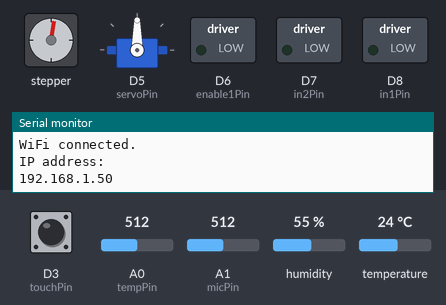
The sketch below on a simulated Arduino Uno R4 WiFi. On the bench: stepper motor, servo, switched loads named in the sketch (green lamp = pin HIGH), the last lines printed to the serial monitor. Wiring (inferred from the names in the program): stepper motor (2048 steps per turn assumed): coils D10, D11, D12, D13. Inputs (shaded band) come from the test bench; at power-on: D3 (touchPin) LOW, A0 (tempPin) = 512, A1 (micPin) = 512, humidity 55 %, temperature 24 °C. WiFi joins after 1.5 s; servers stay silent unless stated; random numbers use the default seed unless the sketch sets one; pins used as bus, display or sensor lines are not drawn.

Above: at 2.7 s.
2.8 s: D3 (touchPin) pulled HIGH for 3 s
At 4.5 s:
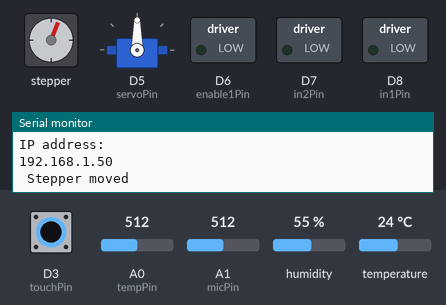
At 13.1 s:
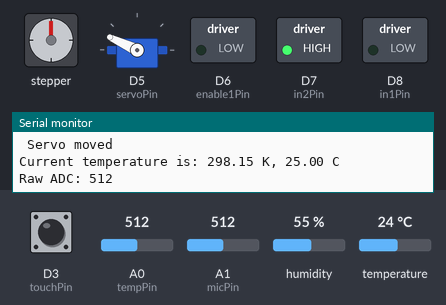
Timing chart, 0 to 81.5 s (numbered marks = the images above; inputs shaded):
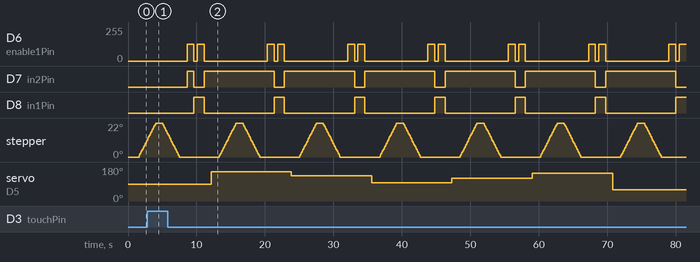

The sketch:

004_CompleteProject.ino
```cpp
#include <Servo.h>
#include <WiFiS3.h>
#include <Adafruit_Sensor.h>
#include <DHT.h>
#include <DHT_U.h>
#include "StepperControl.h"
#include "DCMotorControl.h"
#include "ServoControl.h"
#include "SensorReadings.h"

#define Voltage_Offset -0.34 // Measuring the offset voltage of the 5V power pin can
#define DHTPIN 2     // Digital pin connected to the DHT sensor
#define DHTTYPE    DHT11     // DHT 11
DHT_Unified dht(DHTPIN, DHTTYPE);

uint32_t delayMS;
int outPorts[] = {13, 12, 11, 10};
int in1Pin = 8;      // Define L293D channel 1 pin
int in2Pin = 7;       // Define L293D channel 2 pin
int enable1Pin = 6;  // Define L293D enable 1 pin
int posservo;                // variable to store the servo position
int servoPin = 5;           // define the pin of servo signal line
int touchPin = 3;           // touch pin
const int tempPin = A0;
const int micPin = A1;// Define the pin connected to the microphone
volatile bool touched = false;

// Replace with your network credentials
 char* ssid     = "Sunrise_2.4GHz_3C4FAC"; //Enter the router name
 char* password = "Mp723phn3frd"; //Enter the router password


boolean rotationDir = 0;  // Define a variable to save the motor's rotation direction, true and false are represented by positive rotation and reverse rotation.
int rotationSpeed = 256;    // Define a variable to save the motor rotation speed
Servo myservo;              // create servo object to control a servo //
WiFiServer server(80);

void setup() {
    Serial.begin(115200);
    dht.begin();
  //  Initialize the step mottor pin
  for (int i = 0; i < 4; i++) {
    pinMode(outPorts[i], OUTPUT);
  }
  // Initialize the DC motor pin into an output mode:
  pinMode(in1Pin, OUTPUT);
  pinMode(in2Pin, OUTPUT);
  pinMode(enable1Pin, OUTPUT);
   // Explicitly set A0 as an input (optional but recommended)
  pinMode(tempPin, INPUT);
  // Microphone Analog input A1
  pinMode(micPin, INPUT);
   // set push touch pin into input mode
  pinMode(touchPin, INPUT);
  // Attach the interrupt to the touch sensor
  // digitalPinToInterrupt(3) maps the physical pin to the interrupt number
  // RISING means the trigger happens when the signal goes from LOW to HIGH
  attachInterrupt(digitalPinToInterrupt(touchPin), handleTouchInterrupt, RISING);


  // attaches the servo on servoPin to the servo object
  myservo.attach(servoPin);

  //Connect to Wi-Fi network with SSID and password
  Serial.print("Connecting to ");
  Serial.println(ssid);
  WiFi.begin(ssid, password);

  //1. Wait for the physical connection to the radio
  while (WiFi.status() != WL_CONNECTED) {
    delay(500);
    Serial.print(".");
  }
  // 2. Wait specifically for a valid IP address (not 0.0.0.0)
  Serial.println("\nWiFi Connected! Waiting for DHCP address...");
  while (WiFi.localIP() == IPAddress(0, 0, 0, 0)) {
    delay(10);
    Serial.print(".");
  }
  // Print local IP address and start web server
  Serial.println("");
  Serial.println("WiFi connected.");
  Serial.println("IP address: ");
  Serial.println(WiFi.localIP());
  server.begin();

}

void loop() {
  // Rotate a full turn
  moveSteps(outPorts, false, 2 * 64, 20);
  delay(1000);
  // Rotate a full turn towards another direction
  moveSteps(outPorts, true, 2 * 64, 20);
  delay(1000);
  driveMotor(in1Pin, in2Pin, enable1Pin, rotationDir,map(rotationSpeed, 0, 512, 0, 255));
  rotationDir = !rotationDir;
  delay(1000);
  driveMotor(in1Pin, in2Pin, enable1Pin, rotationDir,map(0, 0, 512, 0, 255));
  delay(500);
  driveMotor(in1Pin, in2Pin, enable1Pin, rotationDir,map(rotationSpeed, 0, 512, 0, 255));
  rotationDir = !rotationDir;
  delay(1000);
  driveMotor(in1Pin, in2Pin, enable1Pin, rotationDir,map(0, 0, 512, 0, 255));
  delay(1000);
  posservo= random(0, 181);
  moveServo(myservo, posservo);
  readAndDisplayTemperature(tempPin);
  delay(50);
  readDHTSensor(dht);
  delay(50);
  readMicrophone(micPin);
  if (touched) {
    displayDetectionTouch();

    // Reset the flag so we don't print repeatedly for one touch
    touched = false;
  }
}

// The Interrupt Service Routine (ISR) - must be fast!
void handleTouchInterrupt() {
  touched = true;
}
```

DCMotorControl.cpp
```cpp
#include "DCMotorControl.h"

void driveMotor(uint8_t in1Pin, uint8_t in2Pin, uint8_t enablePin, bool dir, int spd) {
  if (dir) {
    digitalWrite(in1Pin, HIGH);
    digitalWrite(in2Pin, LOW);
  } else {
    digitalWrite(in1Pin, LOW);
    digitalWrite(in2Pin, HIGH);
  }

  analogWrite(enablePin, constrain(spd, 0, 255));
  if (spd > 0) {
    Serial.println(" DC moved");
  }
}
```

DCMotorControl.h
```cpp
#ifndef DC_MOTOR_CONTROL_H
#define DC_MOTOR_CONTROL_H

#include <Arduino.h>

void driveMotor(uint8_t in1Pin, uint8_t in2Pin, uint8_t enablePin, bool dir, int spd);

#endif
```

SensorReadings.cpp
```cpp
#include "SensorReadings.h"

#include <math.h>

void readAndDisplayTemperature(uint8_t tempPin) {
  int adcVal = analogRead(tempPin);

  float v = adcVal * 5.0 / 1024;
  float Rt = 10 * v / (5 - v);
  float tempK = 1 / (log(Rt / 10) / 3950 + 1 / (273.15 + 25));
  float tempC = tempK - 273.15;

  Serial.print("Current temperature is: ");
  Serial.print(tempK);
  Serial.print(" K, ");
  Serial.print(tempC);
  Serial.println(" C");
  Serial.print("Raw ADC: ");
  Serial.println(adcVal);
}

void readDHTSensor(DHT_Unified &dht) {
  delay(1000);

  sensors_event_t event;

  dht.humidity().getEvent(&event);
  if (isnan(event.relative_humidity)) {
    Serial.println("Error reading humidity!");
  } else {
    Serial.print("Humidity: ");
    Serial.print(event.relative_humidity);
    Serial.print("%, ");
  }

  dht.temperature().getEvent(&event);
  if (isnan(event.temperature)) {
    Serial.println("Error reading temperature!");
  } else {
    Serial.print("Temperature: ");
    Serial.print(event.temperature);
    Serial.println("℃");
  }
}

void readMicrophone(uint8_t micPin) {
  int sensorValue = analogRead(micPin);
  Serial.print("Microphone: ");
  Serial.println(sensorValue);
}

void displayDetectionTouch() {
  Serial.println("Touch Detected!");
}
```

SensorReadings.h
```cpp
#ifndef SENSOR_READINGS_H
#define SENSOR_READINGS_H

#include <Arduino.h>
#include <Adafruit_Sensor.h>
#include <DHT.h>
#include <DHT_U.h>

void readAndDisplayTemperature(uint8_t tempPin);
void readDHTSensor(DHT_Unified &dht);
void readMicrophone(uint8_t micPin);
void displayDetectionTouch();

#endif
```

ServoControl.cpp
```cpp
#include "ServoControl.h"

void moveServo(Servo &servo, int pos) {
  int poslimit = constrain(pos, 0, 180);
  servo.write(poslimit);
  Serial.println(" Servo moved");
}
```

ServoControl.h
```cpp
#ifndef SERVO_CONTROL_H
#define SERVO_CONTROL_H

#include <Arduino.h>
#include <Servo.h>

void moveServo(Servo &servo, int pos);

#endif
```

StepperControl.cpp
```cpp
#include "StepperControl.h"

void moveSteps(const int outPorts[4], bool dir, int steps, unsigned int ms) {
  for (int i = 0; i < steps; i++) {
    moveOneStep(outPorts, dir);
    delay(ms);
  }
  Serial.println(" Stepper moved");
}

void moveOneStep(const int outPorts[4], bool dir) {
  static byte out = 0x01;
  if (dir) {
    out = (out << 1);
    if (out > 0x08) out = 0x01;
  } else {
    out = (out >> 1);
    if (out == 0x00) out = 0x08;
  }

  for (int i = 0; i < 4; i++) {
    digitalWrite(outPorts[i], (out & (0x01 << i)) ? HIGH : LOW);
  }
}
```

StepperControl.h
```cpp
#ifndef STEPPER_CONTROL_H
#define STEPPER_CONTROL_H

#include <Arduino.h>

void moveSteps(const int outPorts[4], bool dir, int steps, unsigned int ms);
void moveOneStep(const int outPorts[4], bool dir);

#endif
```

Measured:
- by itself, D6 (enable1Pin): repeats every 11.7 s: 0/255 0.50 s, 127/255 1.0 s, 0/255 9.2 s, 127/255 1.0 s
- by itself, D7 (in2Pin): repeats every 11.7 s: LOW 1.5 s, HIGH 10.2 s
- by itself, D8 (in1Pin): alternates HIGH for 1.5 s and LOW for 10.2 s
